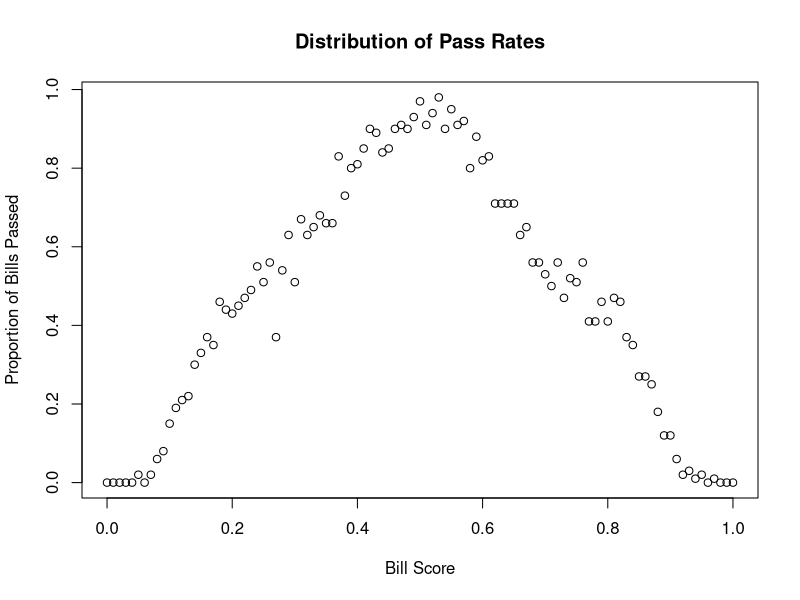

R code for this plot:

############### Function: 'count_supporters'
## count_supporters takes a vector of legislator scores (could be conservative/progressive or something else). 
## It then counts how many of the legislators support the bill
## (i.e. a legislator is counted if his/her score lies within the radius of the bill's score)

count_votes <- function(Legislator_Scores, Bill_Score, radius){
  votes = 0
  for (i in Legislator_Scores) {
    ## Set radius = 0 if you want to count votes for any legislation below the legislator's score
    if (radius == 0 && Bill_Score < i){votes = votes + 1}
    ## Otherwise only bills within the given radius will be voted for
    else if (abs(i - Bill_Score) < radius){votes = votes + 1}}
  return(votes)
}

############### Function: 'simulate_voting' accepts a score and a radius. 
## Randomly generates a legislative body with scores according to a normal mixture. 
## Simulates voting by that body on a bill with the given score and tallies 
## how often the bill passes. 

simulate_voting <- function(score, radius, number_bills){
  number_bills_passed = 0
  for (i in 1:number_bills){
    ## Simulate changes in attendance. If desired, fix as a constant. 
    body_size = rbinom(1, 100, 0.97)
    
    ## Setting up a normal mixture to sample from
    components = sample(1:2, prob=c(0.5, 0.5), size=body_size, replace=TRUE)
    mus = c(0.25, 0.75)
    sds = c(0.1, 0.1)
    
    ## Defining politician scores according to the normal mixture distribution.
    ## For a different distribution, delete the preceding three lines and replace
    ## rnorm with the relevant function and parameters. 
    legislator_scores = rnorm(n=body_size, mean=mus[components],sd=sds[components])
    
    ## If more than a simple majority is needed, replace body_size/2 with the desired amount.
    if (count_votes(legislator_scores, score, radius) > body_size/2){number_bills_passed = number_bills_passed + 1}
  }
  return(number_bills_passed/number_bills)
}


############### Function: 'tally_results' accepts several parameters re: the legislative body
## For every score desired, it records how many bills pass at that score.
## The results are presented in a scatterplot. 
tally_results <- function(min_score, max_score, radius, number_bills, granularity){
  
  distribution = c() #vector containing number of bills that passed at each score
  score_list = seq(min_score, max_score, (max_score - min_score)/granularity)
  
  for (i in score_list){
    distribution = c(distribution, simulate_voting(i, radius, number_bills))
  }
  plot(score_list, distribution, main = "Distribution of Pass Rates", ylab = "Proportion of Bills Passed", xlab = "Bill Score")
  
}

############### Run program
tally_results(min_score = 0, max_score = 1, radius = 0.27, number_bills = 100, granularity = 100)

